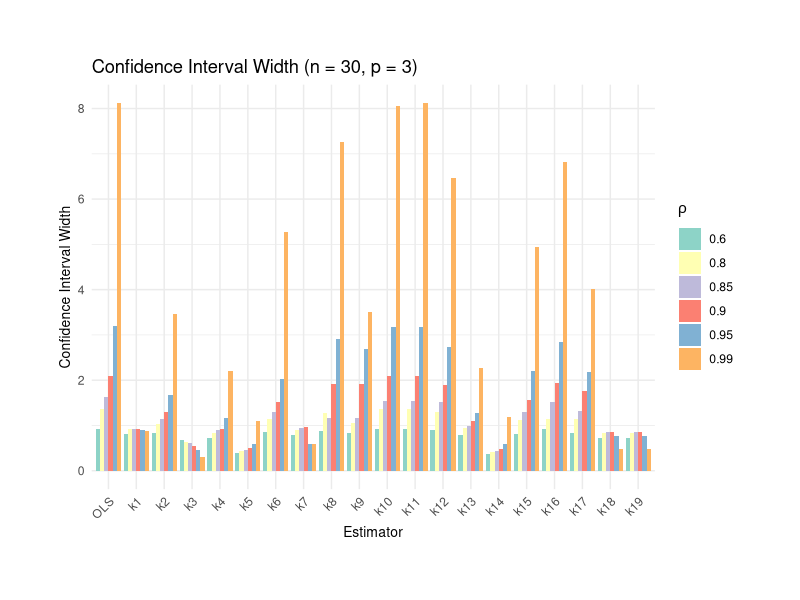
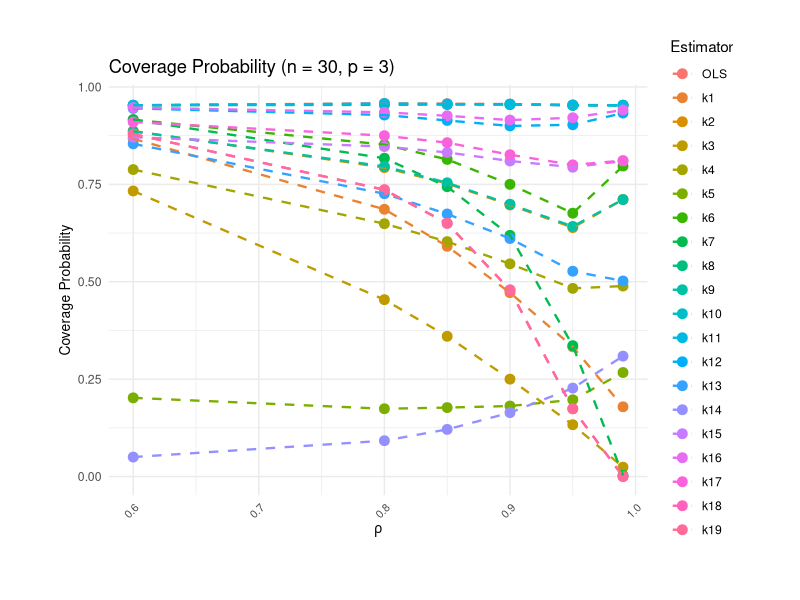
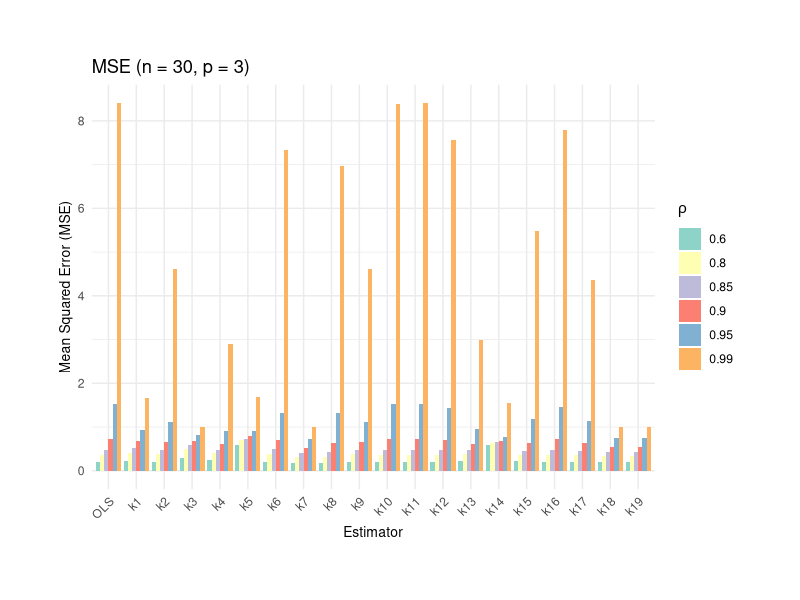

The R script that drew these images, in order: (Note: this script raises an error after producing the figures.)
## ---- chunk 1

# Load necessary libraries
if (!require(ggplot2)) install.packages("ggplot2")
if (!require(gridExtra)) install.packages("gridExtra")
if (!require(reshape2)) install.packages("reshape2")
if (!require(gtable)) install.packages("gtable")  # Required for gtable_filter
if (!require(grid)) install.packages("grid")

library(ggplot2)
library(gridExtra)
library(reshape2)
library(gtable)
library(grid)

# Create the data frame based on Table 1 (MSE values)
data <- data.frame(
  rho = c(0.60, 0.80, 0.85, 0.90, 0.95, 0.99),
  OLS = c(0.19, 0.359, 0.479, 0.73, 1.521, 8.408),
  k1 = c(0.214, 0.412, 0.518, 0.675, 0.941, 1.658),
  k2 = c(0.207, 0.376, 0.474, 0.648, 1.107, 4.604),
  k3 = c(0.283, 0.494, 0.58, 0.687, 0.825, 0.989),
  k4 = c(0.237, 0.401, 0.483, 0.612, 0.904, 2.896),
  k5 = c(0.598, 0.697, 0.734, 0.79, 0.909, 1.687),
  k6 = c(0.202, 0.38, 0.494, 0.708, 1.329, 7.336),
  k7 = c(0.174, 0.314, 0.396, 0.524, 0.737, 0.996),
  k8 = c(0.176, 0.324, 0.428, 0.642, 1.309, 6.978),
  k9 = c(0.207, 0.375, 0.473, 0.648, 1.107, 4.61),
  k10 = c(0.19, 0.359, 0.479, 0.73, 1.52, 8.393),
  k11 = c(0.19, 0.359, 0.479, 0.73, 1.521, 8.408),
  k12 = c(0.192, 0.361, 0.478, 0.714, 1.439, 7.554),
  k13 = c(0.216, 0.383, 0.473, 0.618, 0.946, 2.995),
  k14 = c(0.6, 0.64, 0.658, 0.689, 0.77, 1.544),
  k15 = c(0.218, 0.363, 0.458, 0.644, 1.187, 5.493),
  k16 = c(0.191, 0.36, 0.478, 0.719, 1.464, 7.802),
  k17 = c(0.2, 0.35, 0.447, 0.63, 1.134, 4.362),
  k18 = c(0.191, 0.34, 0.423, 0.552, 0.758, 0.992),
  k19 = c(0.191, 0.34, 0.423, 0.552, 0.758, 0.992)
)

# Reshape the data to long format for ggplot
data_long <- melt(data, id.vars = 'rho', variable.name = 'Estimator', value.name = 'MSE')

# Create the grouped bar plot
mse_plot_n30_p3 <-ggplot(data_long, aes(x = Estimator, y = MSE, fill = factor(rho))) +
  geom_bar(stat = "identity", position = "dodge") +  # Group bars by rho
  scale_fill_brewer(palette = "Set3") +  # Use a distinct color palette
  labs(title = "MSE (n = 30, p = 3)",
       x = "Estimator", y = "Mean Squared Error (MSE)", fill = expression(rho)) +
  theme_minimal() +
  theme(axis.text.x = element_text(angle = 45, hjust = 1),  
        axis.title = element_text(size = 10),
        plot.margin = unit(c(1.5, 1.5, 1.5, 1.5), "cm"))

# plot for coverage probability n = 30, p = 3 , s = 1

# Create the data frame based on Table 2 (Coverage Probability values)
data <- data.frame(
  rho = c(0.60, 0.80, 0.85, 0.90, 0.95, 0.99),
  OLS = c(0.953, 0.958, 0.957, 0.956, 0.953, 0.953),
  k1 = c(0.867, 0.686, 0.591, 0.472, 0.333, 0.179),
  k2 = c(0.887, 0.793, 0.752, 0.697, 0.639, 0.711),
  k3 = c(0.733, 0.454, 0.36, 0.25, 0.133, 0.024),
  k4 = c(0.788, 0.649, 0.603, 0.546, 0.483, 0.489),
  k5 = c(0.202, 0.174, 0.177, 0.181, 0.197, 0.267),
  k6 = c(0.916, 0.852, 0.814, 0.75, 0.676, 0.797),
  k7 = c(0.916, 0.817, 0.744, 0.619, 0.336, 0.003),
  k8 = c(0.953, 0.954, 0.955, 0.955, 0.954, 0.953),
  k9 = c(0.886, 0.796, 0.754, 0.699, 0.642, 0.711),
  k10 = c(0.953, 0.957, 0.956, 0.955, 0.953, 0.953),
  k11 = c(0.953, 0.957, 0.956, 0.956, 0.953, 0.953),
  k12 = c(0.945, 0.928, 0.914, 0.9, 0.903, 0.933),
  k13 = c(0.854, 0.726, 0.674, 0.611, 0.527, 0.502),
  k14 = c(0.05, 0.092, 0.121, 0.164, 0.227, 0.309),
  k15 = c(0.871, 0.847, 0.832, 0.81, 0.794, 0.81),
  k16 = c(0.947, 0.935, 0.926, 0.915, 0.921, 0.941),
  k17 = c(0.91, 0.875, 0.857, 0.826, 0.8, 0.811),
  k18 = c(0.879, 0.736, 0.65, 0.479, 0.174, 0),
  k19 = c(0.879, 0.736, 0.65, 0.479, 0.174, 0)
)

# Reshape the data to long format for ggplot
data_long <- melt(data, id.vars = 'rho', variable.name = 'Estimator', value.name = 'CoverageProbability')

# Create the line plot for coverage probability
coverage_prob_plot_n30_p3 <- ggplot(data_long, aes(x = rho, y = CoverageProbability, color = Estimator)) +
  geom_point(size = 3) +                            # Add points
  geom_line(aes(group = Estimator), linetype = "dashed", size = 0.8) +  # Add dashed lines
  labs(title = "Coverage Probability (n = 30, p = 3)",
       x = expression(rho), y = "Coverage Probability") +
  theme_minimal() +
  theme(axis.text.x = element_text(angle = 45, hjust = 1, size = 8),  
        axis.title = element_text(size = 10),
        plot.margin = unit(c(1.5, 1.5, 1.5, 1.5), "cm"))

# plot for CI width n = 30, p = 3 , s = 1



# Create the data frame based on the provided table (Table 3)
data <- data.frame(
  rho = c(0.60, 0.80, 0.85, 0.90, 0.95, 0.99),
  OLS = c(0.923, 1.365, 1.627, 2.089, 3.189, 8.121),
  k1 = c(0.806, 0.912, 0.926, 0.922, 0.895, 0.878),
  k2 = c(0.823, 1.042, 1.145, 1.308, 1.675, 3.451),
  k3 = c(0.677, 0.641, 0.608, 0.551, 0.454, 0.309),
  k4 = c(0.724, 0.838, 0.889, 0.931, 1.163, 2.197),
  k5 = c(0.39, 0.427, 0.451, 0.492, 0.592, 1.092),
  k6 = c(0.861, 1.147, 1.29, 1.515, 2.035, 5.278),
  k7 = c(0.782, 0.906, 0.94, 0.956, 0.586, 0.586),
  k8 = c(0.88, 1.275, 1.158, 1.923, 2.902, 7.252),
  k9 = c(0.827, 1.052, 1.158, 1.923, 2.699, 3.509),
  k10 = c(0.923, 1.364, 1.535, 2.084, 3.175, 8.052),
  k11 = c(0.923, 1.364, 1.535, 2.084, 3.175, 8.117),
  k12 = c(0.907, 1.302, 1.522, 1.893, 2.737, 6.459),
  k13 = c(0.782, 0.936, 0.998, 1.088, 1.283, 2.271),
  k14 = c(0.37, 0.413, 0.437, 0.48, 0.591, 1.196),
  k15 = c(0.807, 1.115, 1.29, 1.572, 2.208, 4.949),
  k16 = c(0.912, 1.132, 1.517, 1.943, 2.845, 6.823),
  k17 = c(0.839, 1.15, 1.317, 1.754, 2.175, 4.013),
  k18 = c(0.732, 0.833, 0.855, 0.854, 0.771, 0.488),
  k19 = c(0.732, 0.833, 0.855, 0.854, 0.771, 0.488)
)

# Reshape the data to long format for ggplot
data_long <- melt(data, id.vars = 'rho', variable.name = 'Estimator', value.name = 'CI_Width')

# Create the grouped bar plot
ci_width_plot_n30_p3 <- ggplot(data_long, aes(x = Estimator, y = CI_Width, fill = factor(rho))) +
  geom_bar(stat = "identity", position = "dodge") +  # Group bars by rho
  scale_fill_brewer(palette = "Set3") +  # Use a distinct color palette
  labs(title = "Confidence Interval Width (n = 30, p = 3)",
       x = "Estimator", y = "Confidence Interval Width", fill = expression(rho)) +
  theme_minimal() +
  theme(axis.text.x = element_text(angle = 45, hjust = 1),   axis.title = element_text(size = 10),
  plot.margin = unit(c(1.5, 1.5, 1.5, 1.5), "cm"))

# Plot for MSE for n = 100, p = 3 , s = 1


# Create the data frame based on Table 15 (MSE values)
data <- data.frame(
  rho = c(0.60, 0.80, 0.85, 0.90, 0.95, 0.99),
  OLS = c(0.047,0.089,0.119,0.181,0.377,2.079),
  k1 = c(0.049,0.107,0.158,0.268,0.518,1.005),
  k2 = c(0.049,0.097,0.132,0.203,0.393),
  k3 = c(0.059,0.173,0.264,0.413,0.658,0.944),
  k4 = c(0.055,0.115,0.158,0.24,0.419,1.075),
  k5 = c(0.53,0.604,0.632,0.661,0.722,0.983),
  k6 = c(0.049,0.096,0.131,0.202,0.404,1.761),
  k7 = c(0.047,0.091,0.122,0.186,0.352,0.825),
  k8 = c(0.047,0.087,0.116,0.176,0.364,1.985),
  k9 = c(0.049,0.096,0.131,0.203,0.393,1.397),
  k10 = c(0.047,0.089,0.119,0.181,0.377,2.079),
  k11 = c(0.047, 0.089,0.119,0.181,0.377,2.079),
  k12 = c(0.047,0.09,0.12,0.182,0.378,2.039),
  k13 = c(0.049,0.096,0.13,0.202,0.39,1.327),
  k14 = c(0.565, 0.582,0.591,0.609,0.647,0.831),
  k15 = c(0.06,0.103,0.13,0.192,0.37,1.763),
  k16 = c(0.047,0.09,0.12,0.182,0.378,2.052),
  k17 = c(0.05,0.092,0.121,0.184,0.366,1.698),
  k18 = c(0.048,0.092,0.123,0.185,0.351,0.827),
  k19 = c(0.048,0.092,0.123,0.185,0.351,0.827)
)

# Reshape the data to long format for ggplot
data_long <- melt(data, id.vars = 'rho', variable.name = 'Estimator', value.name = 'MSE')

# Create the grouped bar plot
mse_plot_n100_p3 <- ggplot(data_long, aes(x = Estimator, y = MSE, fill = factor(rho))) +
  geom_bar(stat = "identity", position = "dodge") +  # Group bars by rho
  scale_fill_brewer(palette = "Set3") +  # Use a distinct color palette
  labs(title = " MSE  (n = 100, p = 3)",
       x = "Estimator", y = "Mean Squared Error (MSE)", fill = expression(rho)) +
  theme_minimal() +
  theme(axis.text.x = element_text(angle = 45, hjust = 1),
        axis.title = element_text(size = 10),
        plot.margin = unit(c(1.5, 1.5, 1.5, 1.5), "cm")) 

# plot for coverage probability n = 100, p = 3 , s = 1

# Create the data frame based on Table 14
data <- data.frame(
  rho = c(0.60, 0.80, 0.85, 0.90, 0.95, 0.99),
  OLS = c(0.952, 0.955, 0.957, 0.956, 0.955, 0.954),
  k1 = c(0.938, 0.871, 0.417, 0.671, 0.427, 0.141),
  k2 = c(0.94, 0.914, 0.676, 0.847, 0.752, 0.606),
  k3 = c(0.906, 0.636, 0.041, 0.305, 0.109, 0.005),
  k4 = c(0.901, 0.818, 0.262, 0.709, 0.594, 0.454),
  k5 = c(0.062, 0.062, 0.0, 0.0, 0.124, 0.191),
  k6 = c(0.94, 0.921, 0.595, 0.867, 0.781, 0.634),
  k7 = c(0.941, 0.901, 0.076, 0.818, 0.664, 0.058),
  k8 = c(0.952, 0.952, 0.952, 0.954, 0.955, 0.954),
  k9 = c(0.94, 0.914, 0.639, 0.846, 0.755, 0.605),
  k10 = c(0.952, 0.955, 0.957, 0.956, 0.955, 0.954),
  k11 = c(0.952, 0.955, 0.957, 0.956, 0.955, 0.954),
  k12 = c(0.951, 0.955, 0.954, 0.953, 0.951, 0.948),
  k13 = c(0.942, 0.917, 0.395, 0.852, 0.753, 0.587),
  k14 = c(0, 0, 0.004, 0.005, 0.046, 0.215),
  k15 = c(0.906, 0.905, 0.942, 0.904, 0.895, 0.872),
  k16 = c(0.951, 0.954, 0.954, 0.954, 0.944, 0.944),
  k17 = c(0.939, 0.936, 0.931, 0.927, 0.908, 0.879),
  k18 = c(0.934, 0.9, 0.879, 0.826, 0.671, 0.042),
  k19 = c(0.934, 0.9, 0.879, 0.826, 0.671, 0.042)
)

# Reshape the data to long format for ggplot
data_long <- melt(data, id.vars = 'rho', variable.name = 'Estimator', value.name = 'CoverageProbability')

# Create the line plot
coverage_prob_plot_n100_p3 <-ggplot(data_long, aes(x = rho, y = CoverageProbability, color = Estimator)) +
  geom_point(size = 3) +                            # Add points
  geom_line(aes(group = Estimator), linetype = "dashed", size = 0.8) +  # Add dashed lines
  labs(title = "Coverage Probability (n = 100, p = 3)",
       x = expression(rho), y = "Coverage Probability") +
  theme_minimal() +
  theme(axis.text.x = element_text(angle = 45, hjust = 1),  
        axis.title = element_text(size = 10),
        plot.margin = unit(c(1.5, 1.5, 1.5, 1.5), "cm"))

# plot for CI width n = 100, p = 3 , s = 1

# Create the data frame based on Table 15
data <- data.frame(
  rho = c(0.60, 0.80, 0.85, 0.90, 0.95, 0.99),
  OLS = c(0.431, 0.643, 0.768, 0.987, 1.508, 3.841),
  k1 = c(0.42, 0.584, 0.649, 0.701, 0.673, 0.494),
  k2 = c(0.421, 0.604, 0.701, 0.845, 1.09, 1.874),
  k3 = c(0.404, 0.476, 0.475, 0.445, 0.335, 0.159),
  k4 = c(0.404, 0.549, 0.616, 0.704, 0.831, 1.236),
  k5 = c(0.195, 0.224, 0.245, 0.281, 0.356, 0.602),
  k6 = c(0.424, 0.614, 0.718, 0.885, 1.206, 2.339),
  k7 = c(0.409, 0.557, 0.627, 0.723, 0.838, 0.708),
  k8 = c(0.426, 0.632, 0.753, 0.966, 1.472, 3.733),
  k9 = c(0.422, 0.605, 0.702, 0.807, 1.094, 1.883),
  k10 = c(0.431, 0.643, 0.768, 0.987, 1.508, 3.893),
  k11 = c(0.431, 0.643, 0.768, 0.987, 1.508, 3.841),
  k12 = c(0.431, 0.643, 0.765, 0.981, 1.479, 3.597),
  k13 = c(0.422, 0.606, 0.703, 0.846, 1.082, 1.769),
  k14 = c(0.188, 0.22, 0.238, 0.268, 0.331, 0.58),
  k15 = c(0.412, 0.603, 0.713, 0.904, 1.341, 3.123),
  k16 = c(0.431, 0.642, 0.766, 0.983, 1.487, 3.66),
  k17 = c(0.423, 0.622, 0.737, 0.931, 1.361, 2.96),
  k18 = c(0.405, 0.555, 0.627, 0.726, 0.841, 0.685),
  k19 = c(0.405, 0.555, 0.627, 0.726, 0.841, 0.685)
)

# Reshape the data to long format for ggplot
data_long <- melt(data, id.vars = 'rho', variable.name = 'Estimator', value.name = 'CI_Width')

# Create the grouped bar plot
ci_width_plot_n100_p3 <- ggplot(data_long, aes(x = Estimator, y = CI_Width, fill = factor(rho))) +
  geom_bar(stat = "identity", position = "dodge") +  # Group bars by rho
  scale_fill_brewer(palette = "Set3") +  # Use a distinct color palette
  labs(title = "Confidence Interval Width (n = 100, p = 3)",
       x = "Estimator", y = "Confidence Interval Width", fill = expression(rho)) +
  theme_minimal() +
  theme(axis.text.x = element_text(angle = 45, hjust = 1),  
        axis.title = element_text(size = 10),
        plot.margin = unit(c(1.5, 1.5, 1.5, 1.5), "cm"))


# # Now remove the legends from all individual plots
# mse_plot_n30_p3 <- mse_plot_n30_p3 + theme(legend.position = "left")
# mse_plot_n100_p3 <- mse_plot_n100_p3 + theme(legend.position = "none")
# coverage_prob_plot_n30_p3 <- coverage_prob_plot_n30_p3 + theme(legend.position = "none")
# coverage_prob_plot_n100_p3 <- coverage_prob_plot_n100_p3 + theme(legend.position = "left")
# ci_width_plot_n30_p3 <- ci_width_plot_n30_p3 + theme(legend.position = "")
# ci_width_plot_n100_p3 <- ci_width_plot_n100_p3 + theme(legend.position = "none")

# Open a JPEG device to save the plot
jpeg("final_plot_with_single_legend.jpeg", width = 1800, height = 1600, res = 150)

# Arrange the plots in a 3x2 grid and add the legend separately
grid.arrange(
  mse_plot_n30_p3, mse_plot_n100_p3,
  coverage_prob_plot_n30_p3, coverage_prob_plot_n100_p3,
  ci_width_plot_n30_p3, ci_width_plot_n100_p3,
  # Add the legend here as a separate element
  ncol = 2, nrow = 3,  # One extra row for the legend
  heights = c(1.3, 1.3, 1.3),
  widths = c(1.3, 1.3))# The last row height for the legend
  
# Close the device to save the plot
dev.off()
  
